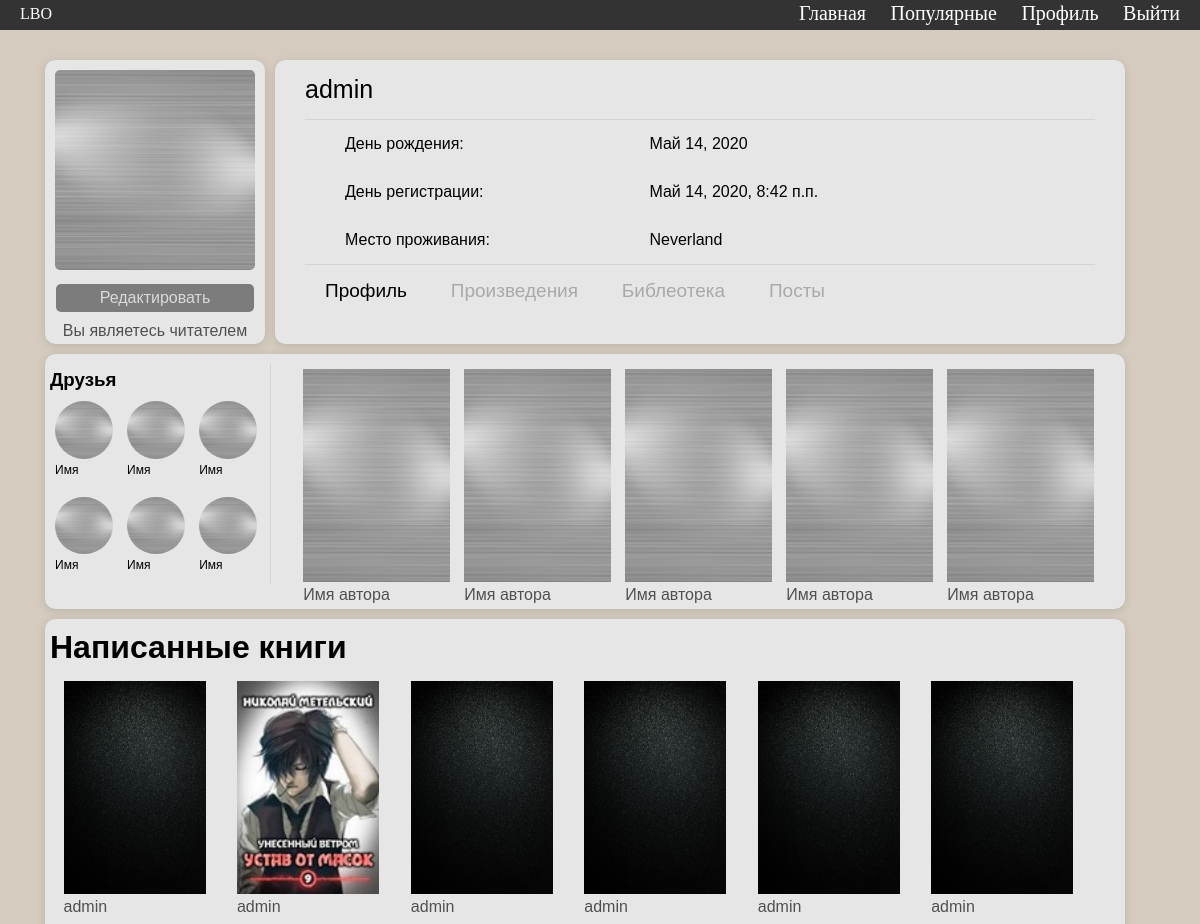
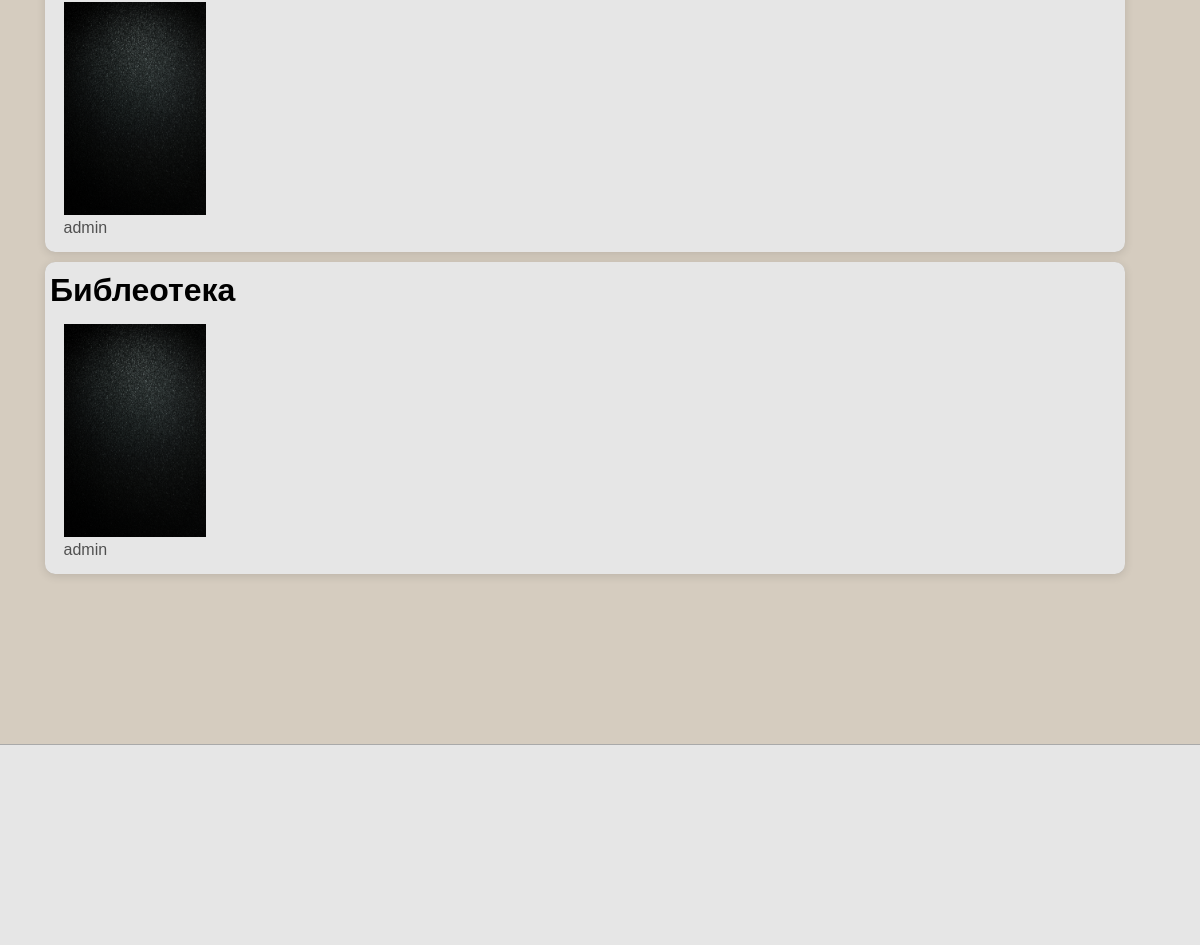
The app's page /cabinet/ (signed in) with its own data (2 pictures, top to bottom).
### cabinet/models.py (models this page shows)
class User(AbstractUser):
	about_me = models.CharField(max_length=100, blank=True)
	status = models.CharField(max_length=50, blank=True)
	image = models.ImageField(upload_to="images/", default="images/black.jpg")
	is_on = models.BooleanField(default=True)
	location = models.CharField(default="Neverland", max_length=20)
	birth_date = models.DateField(default=timezone.now)
	class Meta:
		verbose_name = 'Пользователь'
		verbose_name_plural = 'Пользователи'

### home/models.py (models this page shows, shortened)
class Book(models.Model):
	title = models.CharField(max_length=30, blank=True)
	image = models.ImageField(upload_to="images/", default="images/black.jpg")
	author_name = models.ForeignKey(User, on_delete = models.CASCADE, null=True)
	description = models.CharField(max_length=1000)
	price = models.IntegerField()
	views = models.IntegerField(default=0)
	pub_date = models.DateTimeField('Дата публикауции', default=timezone.now)
	status = models.CharField(max_length=30, default="В процессе")
	tags = models.ManyToManyField('Tag', blank=True, related_name='books')
	genres = models.ManyToManyField('Genre', blank=True, related_name='books')
	class Meta:
		verbose_name = 'Книга'
		verbose_name_plural = 'Книги'

### cabinet/views.py (the view)
# urls.py: path('cabinet/', include("cabinet.urls")),
def cabinet(request):
	human = get_object_or_404(User, id=request.user.id)
	written = Book.objects.filter(author_name_id=request.user.id)
	read = get_object_or_404(Person, user_id=request.user.id).read.all
	return render(request, "cabinet/cabinet.html", {'user': request.user.is_authenticated, "human": human, "written": written, "read": read})

### cabinet/templates/cabinet/cabinet.html (shortened to what this page needs)
{% load static %}
<!DOCTYPE html>
<html>
<head>
	<link rel="stylesheet" type="text/css" href="{% static 'css/style.css' %}">
	<link rel="stylesheet" type="text/css" href="{% static 'css/media_queries.css' %}">
</head>
<body>
{% include 'home/header.html' %}
<div class="container">
	<div class="element for_user_img">
		<img src="/media/images/silver.png" alt="" class="user_img">
		<a href="#" class="edit back_inf">Редактировать</a>
		<div class="back_inf" style="margin: 10px 0 4px 0">Вы являетесь читателем</div>
	</div>
	<div class="fixed_inf element">
	 	<div class="main_inf">
	 		<p class="username">{{human.username}}</p>
	 		<div class="manda_inf">
 				<ul class="fixed_inf_row" style="border-top: 1px solid lightgrey; padding-top: 15px;">
 					<li class="th1">День рождения:</li>
 					<li class="th2">{{human.birth_date}}</li>
 				</ul>
 				<ul class="fixed_inf_row">
 					<li class="th1">День регистрации:</li>
 					<li class="th2">{{human.date_joined}}</li>
 				</ul>
 				<ul class="fixed_inf_row" style="border-bottom: 1px solid lightgrey;">
 					<li class="th1">Место проживания:</li>
 					<li class="th2">{{human.location}}</li>
 				</ul>
	 		</div>
	 		<header class="user_nav">
	 			<nav>
		 			<div class="user_section" onclick="user_nav(0)">Профиль</div>
			 		<div class="user_section" onclick="user_nav(1)">Произведения</div>
			 		<div class="user_section" onclick="user_nav(2)">Библеотека</div>
			 		<div class="user_section" onclick="user_nav(3)">Посты</div>
			 	</nav>
		 	</header>
	 	</div>
	</div>
	<div class="favorite flex_row element">
		<div class="friend_table">
			<h3>Друзья</h3>
			<div class="friend">
				<img src="/media/images/silver.png" alt="" class="friend_img">
				<div class="friend_name">Имя</div>
			</div>
			<div class="friend">
				<img src="/media/images/silver.png" alt="" class="friend_img">
				<div class="friend_name">Имя</div>
			</div>
			<div class="friend">
				<img src="/media/images/silver.png" alt="" class="friend_img">
				<div class="friend_name">Имя</div>
			</div>
			<div class="friend">
				<img src="/media/images/silver.png" alt="" class="friend_img">
				<div class="friend_name">Имя</div>
			</div>
			<div class="friend">
				<img src="/media/images/silver.png" alt="" class="friend_img">
				<div class="friend_name">Имя</div>
			</div>
			<div class="friend">
				<img src="/media/images/silver.png" alt="" class="friend_img">
				<div class="friend_name">Имя</div>
			</div>
		</div>
		<div class="slider_wraper">
			<div class="favorite_book">
				<a href=""><img class="img_slide" src="/media/images/silver.png" alt=""></a>
				<div class="back_inf">Имя автора</div>
			</div>
			<div class="favorite_book">
				<a href=""><img class="img_slide" src="/media/images/silver.png" alt=""></a>
				<div class="back_inf">Имя автора</div>
			</div>
			<div class="favorite_book">
				<a href=""><img class="img_slide" src="/media/images/silver.png" alt=""></a>
				<div class="back_inf">Имя автора</div>
			</div>
			<div class="favorite_book">
				<a href=""><img class="img_slide" src="/media/images/silver.png" alt=""></a>
				<div class="back_inf">Имя автора</div>
			</div>
			<div class="favorite_book">
				<a href=""><img class="img_slide" src="/media/images/silver.png" alt=""></a>
				<div class="back_inf">Имя автора</div>
			</div>
		</div>
	</div>
	{% if written %}<div class="library flex_row element">
		<h1>Написанные книги</h1>
		{% for book in written %}
			<div class="favorite_book book_m">
				<a href="{% url 'home:book' book.id %}"><img class="img_slide" src="{{book.image.url}}" alt=""></a>
				<div class="back_inf">{{book.author_name}}</div>
			</div>
		{% endfor %}
	</div>{% endif %}
	{% if read %}<div class="library flex_row element">
		<h1>Библеотека</h1>
		{% for book in read %}
			<div class="favorite_book book_m">
				<a href="{% url 'home:book' book.id %}"><img class="img_slide" src="{{book.image.url}}" alt=""></a>
				<div class="back_inf">{{book.author_name}}</div>
			</div>
		{% endfor %}
	</div>{% endif %}
</div>
{% include 'home/footer.html' %}
</body>
</html>

### home/templates/home/header.html
<header class="header">
	<a href="/" class="header_title">LBO</a>
	<nav class="nav">
		<a class="nav_link will_none" href="{% url 'home:home'%}">Главная</a>
		<a class="nav_link" href="{% url 'home:popular' %}">Популярные</a>
		{% if not user %}
		<a class="nav_link" href="{% url 'cabinet:login' %}">Войти</a>
		<a class="nav_link" href="{% url 'cabinet:reg' %}">Регистрация</a>
		{% else %}
		<a class="nav_link" href="{% url 'cabinet:cabinet' %}">Профиль</a>
		<a class="nav_link" href="{% url 'cabinet:logout' %}">Выйти</a>
		{% endif %}
	</nav>
</header>

### home/templates/home/footer.html
<footer class="footer">
</footer>

### static/css/style.css (style rules this page uses)
body { margin: 0; background: #D5CCBF; font-family: "Helvetica"; }
.flex_row { grid-column: 1/3; box-sizing: border-box; }
h1, h2, h3, h4, h5, h6 { margin: 0; }
a { text-decoration: none; color: black; }
img { max-width: 100%; }
.element { background: #E6E6E6; border-radius: 10px; box-shadow: 0 0.005em 0.01em 0 rgba(0,0,0,.12), 0 2px 10px 0 rgba(0,0,0,.12); }
.header { z-index: 100; display: inline-block; width: 100%; height: 30px; color: white; background: #333333; top: 0; transition: top 0.3s; position: fixed; padding-top: 5px; box-sizing: border-box; }
.header_title { display: inline-block; color: white; font-family: "Montserrat"; float: left; margin-left: 20px; }
.nav { position: relative; display: inline-block; text-align: center; float: right; top: -3px; }
.nav_link { position: relative; color: all; text-decoration: none; color: white; margin-right: 20px; font-family: "Montserrat"; font-size: 20px; display: inline-block; }
.nav_link:after { content: ""; height: 2px; width: 0; display: block; position: relative; transition: .2s ease-in-out; background: white; }
.slider_wraper { width: 1035px; display: flex; overflow: hidden; align-items: flex-start; flex-direction: row; width: calc(100% - 50px); margin-left: 25px; transition: transform 0.6s ease; }
.img_slide { height: 213px; max-width: 147px; min-height: initial; min-width: 120px; }
.back_inf { opacity: 0.65; }
.container { width: 1110px; position: relative; margin: 60px auto; display: grid; grid-gap: 10px; grid-template-columns: 220px 850px; }
.user_img { width: 200px; height: 200px; position: relative; box-sizing: border-box; margin: 10px 10px; border-radius: 5px; }
.for_user_img { position: relative; text-align: center; }
.edit { position: relative; width: 90%; margin: 0 auto; background: #444444; color: lightgrey; display: block; box-sizing: content-box; padding: 5px 0; border-radius: 5px; }
.fixed_inf { padding: 15px 30px; }
.username { font-size: 25px; font-weight: 400; margin: 0; }
.th1 { position: relative; width: 40%; text-align: left; display: inline-block; }
.th2 { position: relative; display: inline-block; }
.fixed_inf_row { margin: 15px 0; padding-bottom: 15px; display: block; }
.user_nav { font-size: 19px; display: flex; width: 100%; position: relative; }
.user_nav > nav { display: flex; justify-content: space-between; width: 500px; margin-left: 20px; }
.user_section { cursor: pointer; }
.favorite { display: flex; position: relative; }
.friend_table { display: inline-block; position: relative; width: 279.8px; height: 220px; padding: 5px; padding-right: 0; box-sizing: border-box; border-right: 1px solid lightgrey; }
.friend { display: inline-block; margin: 10px 5px; }
.friend_name { font-size: 12px; }
.friend_img { height: 57.66666px; width: 57.66666px; background-size: cover; border-radius: 50px; }
.favorite { position: relative; padding-top: 10px; }
.favorite_book { display: inline-block; margin: 5px 7px; }
.book_m { margin: 5px 13.5px }
.favorite_book > a { width: 147px; position: relative; }
.library { position: relative; display: inline-block; padding: 10px 5px; }
.library > h1 { margin-bottom: 10px; }
.footer { width: 100%; height: 200px; background: #E6E6E6; border-top: 1px solid darkgrey; margin-top: 170px; }

### records on screen
User: username "admin", birth_date "Май 14, 2020", date_joined "Май 14, 2020, 8:42 п.п.", location "Neverland"
Book: image (picture), author_name "admin"
Book: image (picture), author_name "admin"
Book: image (picture), author_name "admin"
Book: image (picture), author_name "admin"
Book: image (picture), author_name "admin"
Book: image (picture), author_name "admin"
Book: image (picture), author_name "admin"
